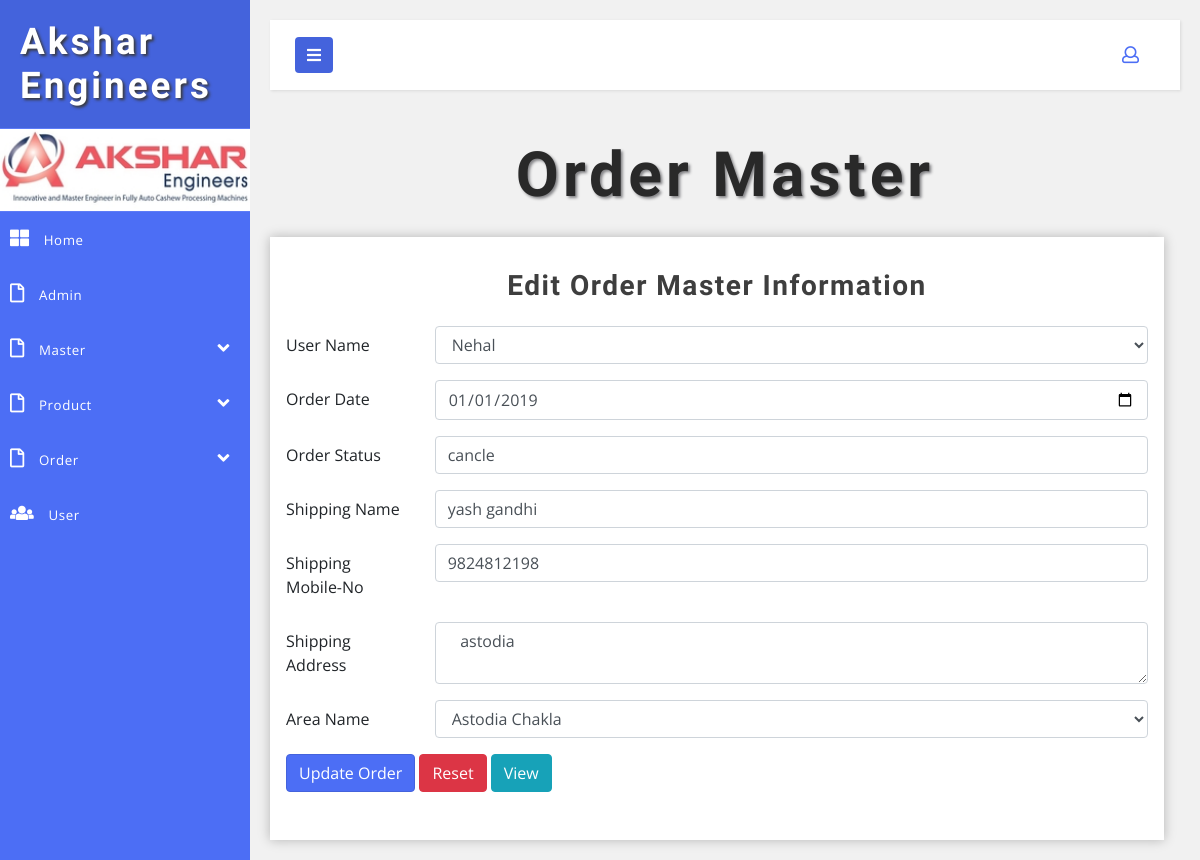
Screenshot of /admin/edit-ordermaster.php?editid=1 with the database file from the repository.
### tables this page shows
CREATE TABLE IF NOT EXISTS `tbl_ordermaster` (
  `order_id` int(11) NOT NULL,
  `user_id` int(11) NOT NULL,
  `order_date` date NOT NULL,
  `order_status` varchar(50) NOT NULL,
  `shipping_name` varchar(30) NOT NULL,
  `shipping_mobile` bigint(20) NOT NULL,
  `shipping_address` varchar(50) NOT NULL,
  `area_id` int(11) NOT NULL
);

### admin/edit-ordermaster.php (the view, shortened to what this page needs)
<?php
require './class/atclass.php';
$editid = $_GET['editid'];
$q = mysqli_query($connection, "select * from tbl_ordermaster where order_id='{$editid}'") or die(mysqli_error($connection));
$qrow = mysqli_fetch_array($q);
?>
<!DOCTYPE html>
<html lang="en">
    <head>
        <link href="css/bootstrap.css" rel="stylesheet" type="text/css" media="all" />
        <link href="css/style.css" rel="stylesheet" type="text/css" media="all" />
        <link rel="stylesheet" href="css/style4.css">
        <link href="css/fontawesome-all.css" rel="stylesheet">
    </head>
    <body>
        <div class="wrapper">
<?php
include './themepart/sidebar.php';
?>
            <div id="content">
<?php
include './themepart/menubar.php';
?>
                <h2 class="main-title-w3layouts mb-2 text-center"> Order Master </h2>
                <section class="forms-section">
                    <div class="container-fluid">
                        <div class="row">
                            <div class="outer-w3-agile col-xl mt-3 mr-xl-3">
                                <h4 class="tittle-w3-agileits mb-4"> Edit Order Master Information </h4>
                                <form   method="post" enctype="multipart/form-data">
                                    <div class="form-group row">
                                        <label for="inputPassword3" class="col-sm-2 col-form-label"> User Name </label>
                                        <div class="col-sm-10">
                                            <?php
                                                $drpq = mysqli_query($connection, "select * from tbl_usermaster") or die(mysqli_error($connection));
                                                echo "<select name='user_id' class='form-control'>";
                                                 while($drdata = mysqli_fetch_array($drpq))
                                                 {
                                                     echo "<option value='{$drdata['user_id']}'>{$drdata['user_name']}</option>";
                                                 }
                                                echo "</select>";
                                            ?>
                                        </div>
                                    </div>
                                    <form   method="post" enctype="multipart/form-data">
                                    <div class="form-group row">
                                        <label for="inputEmail3" class="col-sm-2 col-form-label"> Order Date</label>
                                        <div class="col-sm-10">
                                            <input type="date" class="form-control" id="inputEmail3" name="order_date" value="<?php echo $qrow['order_date'] ?>" placeholder="Enter Order Date" required="">
                                        </div>
                                    </div>
                                    <div class="form-group row">
                                        <label for="inputPassword3" class="col-sm-2 col-form-label"> Order Status </label>
                                        <div class="col-sm-10">
                                            <input type="text" class="form-control" id="inputPassword3" name="order_status" value="<?php echo $qrow['order_status'] ?>" placeholder="Enter Order Status" required="">
                                        </div>
                                    </div>
                                    <div class="form-group row">
                                        <label for="inputPassword3" class="col-sm-2 col-form-label"> Shipping Name </label>
                                        <div class="col-sm-10">
                                            <input type="text" class="form-control" id="inputPassword3" name="shipping_name" value="<?php echo $qrow['shipping_name'] ?>" placeholder="Enter Shipping Name" required="">
                                        </div>
                                    </div>
                                    <div class="form-group row">
                                        <label for="inputPassword3" class="col-sm-2 col-form-label"> Shipping Mobile-No </label>
                                        <div class="col-sm-10">
                                            <input type="number" class="form-control" id="inputPassword3" name="shipping_mobile" value="<?php echo $qrow['shipping_mobile'] ?>" placeholder="Enter Shipping Mobile-No" required="">
                                        </div>
                                    </div>
                                    <div class="form-group row">
                                        <label for="inputEmail3" class="col-sm-2 col-form-label"> Shipping Address </label>
                                        <div class="col-sm-10">
                                            <textarea class="form-control" name="shipping_address"  placeholder="Enter Shipping Address" required=""> <?php echo $qrow['shipping_address'] ?> </textarea>
                                        </div>
                                    </div>
                                    <div class="form-group row">
                                        <label for="inputPassword3" class="col-sm-2 col-form-label"> Area Name </label>
                                        <div class="col-sm-10">
                                            <?php
                                                $drpq = mysqli_query($connection, "select * from tbl_area") or die(mysqli_error($connection));
                                                echo "<select name='area_id' class='form-control'>";
                                                 while($drdata = mysqli_fetch_array($drpq))
                                                 {
                                                     echo "<option value='{$drdata['area_id']}'>{$drdata['area_name']}</option>";
                                                 }
                                                echo "</select>";
                                            ?>
                                        </div>
                                    </div>
                                    <div class="form-group row">
                                        <div class="col-sm-10">
                                            <button type="submit" class="btn btn-primary"> Update Order </button>
                                            <button type="reset" class="btn btn-danger"> Reset</button>
                                            <button type="button" onclick="window.location='display-ordermaster.php'" class="btn btn-info"> View </button>
                                        </div>
                                    </div>
                                </form>
                            </div>
                        </div>
                    </div>
                </section>
            </div>
        </div>
    </body>
</html>

### admin/css/style.css (style rules this page uses)
html, body { margin: 0; font-size: 100%; font-family: 'Open Sans', sans-serif; background: #fff; }
input[type="button"], button[type="submit"] { transition: 0.5s all; -webkit-transition: 0.5s all; -moz-transition: 0.5s all; -o-transition: 0.5s all; -ms-transition: 0.5s all; }
h1, h2, h3, h4, h5, h6 { margin: 0; font-family: 'Poiret One', cursive; font-weight: 700; }
label { margin: 0; }
.outer-w3-agile { padding: 2em 1em; -webkit-box-shadow: 0px 0px 11px 0px rgba(0, 0, 0, 0.25); -moz-box-shadow: 0px 0px 11px 0px rgba(0, 0, 0, 0.25); box-shadow: 0px 0px 11px 0px rgba(0, 0, 0, 0.25); background: #fff; }
h2.main-title-w3layouts { font-size: 3.9em; letter-spacing: 4px; color: #292929; text-shadow: 2px 2px 3px #838386; text-transform: capitalize; }
h4.tittle-w3-agileits { font-size: 2em; letter-spacing: 1.5px; font-weight: 600; color: #3e3e3e; text-align: center; }
.btn-primary { color: #fff; background-color: #4c6ef5; border-color: #4463dc; }
@media (max-width:1280px) { h4.tittle-w3-agileits { font-size: 1.75em; } }

### admin/css/style4.css (style rules this page uses)
body { font-family: 'Open Sans', sans-serif; background: #f1f1f1; }
.wrapper { display: flex; align-items: stretch; }
#content { padding: 20px; min-height: 100vh; transition: all 0.3s; overflow: hidden; width: 100%; }

### rows the page displays
tbl_ordermaster: order_date "01/01/2019", order_status "cancle", shipping_name "yash gandhi", shipping_mobile "9824812198", shipping_address "astodia"

### other values shown
form field user_id "Nehal"
form field area_id "Astodia Chakla"
